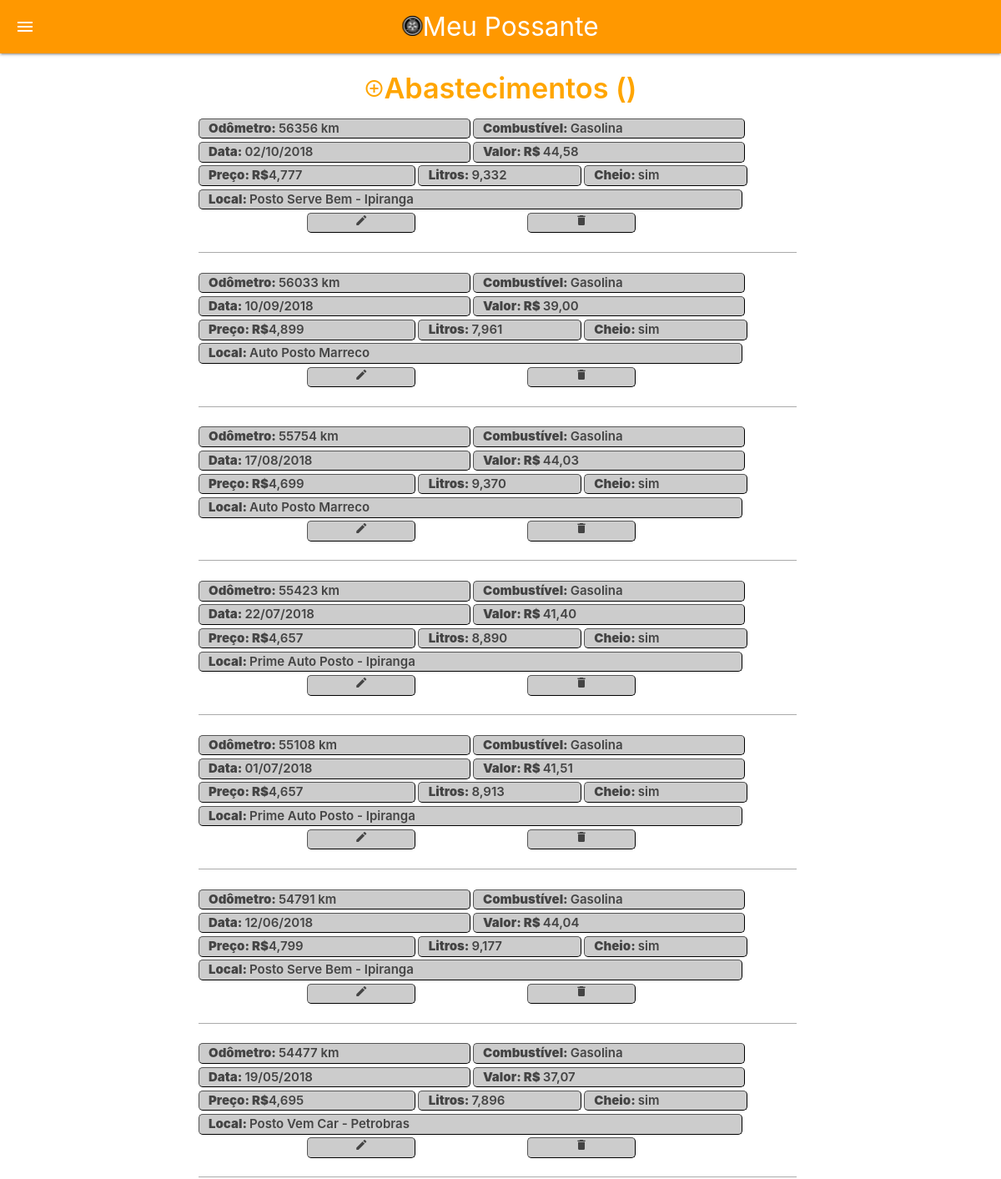
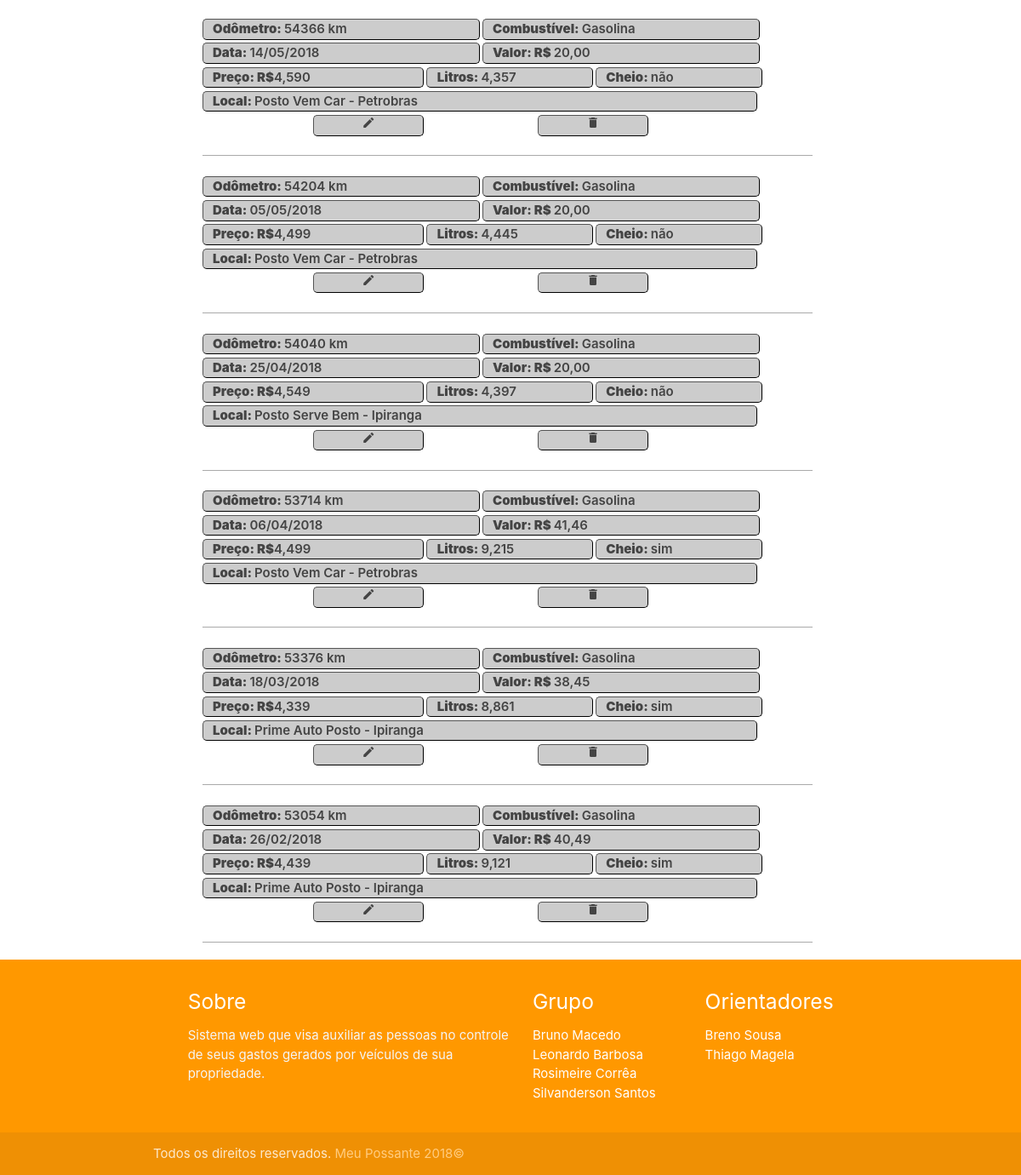
The page /admin/combustiveis/combustivel.php?id=3 (signed in) on the database its author committed (2 pictures, top to bottom).
### tables this page shows
CREATE TABLE IF NOT EXISTS `abastecimentos` (
  `idaba` int(11) NOT NULL AUTO_INCREMENT,
  `idveiculo` int(11) DEFAULT NULL,
  `idcomb` int(11) DEFAULT NULL,
  `idposto` int(11) DEFAULT NULL,
  `odoaba` int(11) DEFAULT NULL,
  `dataaba` date DEFAULT NULL,
  `valoraba` double(10,2) DEFAULT NULL,
  `precoaba` double(10,3) DEFAULT NULL,
  `litro` double(10,3) DEFAULT NULL,
  `cheio` tinyint(1) NOT NULL,
  PRIMARY KEY (`idaba`),
  KEY `idcomb` (`idcomb`),
  KEY `idveiculo` (`idveiculo`),
  KEY `idposto` (`idposto`)
);

### admin/combustiveis/combustivel.php (the view, shortened to what this page needs)
<?php
$id = $_GET['id'];
?>
<!DOCTYPE html>
<html lang="pt-br">
<head>
  <link type="text/css" rel="stylesheet" href="../../materialize/css/materialize.min.css"  media="screen,projection"/>
  <link rel="stylesheet" type="text/css" href="../../css/style.css">
</head>
<body>
  <nav class="orange">
    <div class="nav-wrapper">
      <a href="#" class="center-align"><i class="sidenav-trigger material-icons  " data-target="slide-out">menu</i></a>
      <div><a href="#" class="brand-logo center"><img src="../../img/mp24px.png"/>Meu Possante</a></div>
    </div>
  </nav>
  <main class="">
    <div class="container">
      <h4><a href="addcombustivel.php?id=<?= $id?>"  style="color:orange;"><i class="material-icons">control_point</i>Abastecimentos (<?= $_SESSION['placa'] ?>)</a></h4>
			<?php
			include "../../conexao.php";
      $query = "SELECT * FROM combustiveis";
        $resultado = $conexao->query($query);
        if($resultado){
          if($resultado->num_rows > 0) {
            while($linha = $resultado->fetch_assoc()) {
              $comb[$linha['idcomb']] = $linha['tipocomb'];
            }
          }
        }
      $query = "SELECT * FROM postos";
            $resultado = $conexao->query($query);
            if ($resultado) {
                if ($resultado->num_rows > 0) {
                    while ($linha = $resultado->fetch_assoc()) {
                      $postos[$linha['idposto']] = $linha['nomeposto'];
                    }
                }
            } else {
                die("Erro!");
            }
			$query = "SELECT * FROM abastecimentos WHERE idveiculo = '$id' ORDER BY dataaba DESC;";
            $resultado = $conexao->query($query);
            if ($resultado) {
                if ($resultado->num_rows > 0) {
                    while ($linha = $resultado->fetch_assoc()) {
                    	if($linha['cheio'] == 0){
                    		$fuel = 'não';
                    	} else {
                    		$fuel = 'sim';
                    	}
           echo "<div><div class='row'>";
                        echo("<div class='atributos col s11 m5 xl3 offset-xl1'><b>Odômetro: </b>" . $linha["odoaba"] . " km</div><div class='atributos col s11 m5 xl3'><b>Combustível: </b>" . $comb[$linha["idcomb"]] . "</div><div class='atributos col s11 m5 xl3'><b>Data: </b>" . date("d/m/Y", strtotime($linha['dataaba'])) . "</div><div class='atributos col s11 m5 xl3 offset-xl1'><b>Valor: R$ </b>" . str_replace('.',',',$linha['valoraba']) ."</div><div class='atributos col s11 m4 xl2'><b>Preço: R$</b>" . str_replace('.',',',$linha['precoaba']) . "</div><div class='atributos col s11 m3 xl2'><b>Litros: </b>" . str_replace('.',',',$linha['litro']) ."</div><div class='atributos col s11 m3 xl2'><b>Cheio: </b>" . $fuel . "</div><div class='atributos col s11 m10 xl7 offset-xl1'><b>Local: </b>" . $postos[$linha['idposto']] . "</div><a href='atualizaabastecimento.php?id=" . $linha['idaba'] . "&idveiculo=".$linha["idveiculo"]."'><div class='atributos col s3 offset-s2 m2 offset-m2 xl1 center-align'><i style='font-size: 16px;' class='material-icons'>edit</i></div></a><a href='#' onclick='removerInfo(" . $linha["idaba"] .", " .$id . ")'><div class='atributos col s3 offset-s1 m2 offset-m2 xl1  center-align'><i style='font-size: 16px;' class='material-icons'>delete</i></div></a>");
           echo "<div class='divisao col s11 m11 xl9 offset-xl1  '></div></div></div>";
                    }
                } else {
        echo "<p style='text-align:center;'>Nenhum registro encontrado!</p>";
                }
            } else {
                die("Erro!");
            }
		 ?> </div>
</main>
<footer class="page-footer orange">
  <div class="container">
    <div class="row">
      <div class="col l6 s12">
        <h5 class="white-text">Sobre</h5>
        <p class="grey-text text-lighten-4">Sistema web que visa auxiliar as pessoas no controle de seus gastos gerados por veículos de sua propriedade.</p>
      </div>
      <div class="col l3 s12">
        <h5 class="white-text">Grupo</h5>
        <ul>
          <li><a class="white-text" href="#!">Bruno Macedo</a></li>
          <li><a class="white-text" href="#!">Leonardo Barbosa</a></li>
          <li><a class="white-text" href="#!">Rosimeire Corrêa</a></li>
          <li><a class="white-text" href="#!">Silvanderson Santos</a></li>
        </ul>
      </div>
      <div class="col l3 s12">
        <h5 class="white-text">Orientadores</h5>
        <ul>
          <li><a class="white-text" href="#!">Breno Sousa</a></li>
          <li><a class="white-text" href="#!">Thiago Magela</a></li>
        </ul>
      </div>
    </div>
  </div>
  <div class="footer-copyright">
    <div class="container">
      Todos os direitos reservados. <a class="orange-text text-lighten-3" href="http://materializecss.com">Meu Possante 2018©</a>
    </div>
  </div>
</footer>
</body>
</html>

### css/style.css (style rules this page uses)
h4 { text-align: center; font-weight: 600; color: orange; }
main { min-height: 70vh; flex: 1 0 auto; }
.container div { margin-left: 3.5%; }
.atributos { border-radius: 5px; background-color: #ccc; margin: 0.25em 0.2em 0em 0em; border: 01px #000 outset; font-weight: 600; color: #444444; }
.divisao { background-color: #aaa; margin-top: 1.5em; }
body { background: #fff; }

### rows shown on the page
abastecimentos: odoaba "56356", idcomb "Gasolina", dataaba "02/10/2018", valoraba "44,58", precoaba "4,777", litro "9,332", cheio "sim", idposto "Posto Serve Bem - Ipiranga"
abastecimentos: odoaba "56033", idcomb "Gasolina", dataaba "10/09/2018", valoraba "39,00", precoaba "4,899", litro "7,961", cheio "sim", idposto "Auto Posto Marreco"
abastecimentos: odoaba "55754", idcomb "Gasolina", dataaba "17/08/2018", valoraba "44,03", precoaba "4,699", litro "9,370", cheio "sim", idposto "Auto Posto Marreco"
abastecimentos: odoaba "55423", idcomb "Gasolina", dataaba "22/07/2018", valoraba "41,40", precoaba "4,657", litro "8,890", cheio "sim", idposto "Prime Auto Posto - Ipiranga"
abastecimentos: odoaba "55108", idcomb "Gasolina", dataaba "01/07/2018", valoraba "41,51", precoaba "4,657", litro "8,913", cheio "sim", idposto "Prime Auto Posto - Ipiranga"
abastecimentos: odoaba "54791", idcomb "Gasolina", dataaba "12/06/2018", valoraba "44,04", precoaba "4,799", litro "9,177", cheio "sim", idposto "Posto Serve Bem - Ipiranga"
abastecimentos: odoaba "54477", idcomb "Gasolina", dataaba "19/05/2018", valoraba "37,07", precoaba "4,695", litro "7,896", cheio "sim", idposto "Posto Vem Car - Petrobras"
abastecimentos: odoaba "54366", idcomb "Gasolina", dataaba "14/05/2018", valoraba "20,00", precoaba "4,590", litro "4,357", cheio "não", idposto "Posto Vem Car - Petrobras"
abastecimentos: odoaba "54204", idcomb "Gasolina", dataaba "05/05/2018", valoraba "20,00", precoaba "4,499", litro "4,445", cheio "não", idposto "Posto Vem Car - Petrobras"
abastecimentos: odoaba "54040", idcomb "Gasolina", dataaba "25/04/2018", valoraba "20,00", precoaba "4,549", litro "4,397", cheio "não", idposto "Posto Serve Bem - Ipiranga"
abastecimentos: odoaba "53714", idcomb "Gasolina", dataaba "06/04/2018", valoraba "41,46", precoaba "4,499", litro "9,215", cheio "sim", idposto "Posto Vem Car - Petrobras"
abastecimentos: odoaba "53376", idcomb "Gasolina", dataaba "18/03/2018", valoraba "38,45", precoaba "4,339", litro "8,861", cheio "sim", idposto "Prime Auto Posto - Ipiranga"
abastecimentos: odoaba "53054", idcomb "Gasolina", dataaba "26/02/2018", valoraba "40,49", precoaba "4,439", litro "9,121", cheio "sim", idposto "Prime Auto Posto - Ipiranga"
